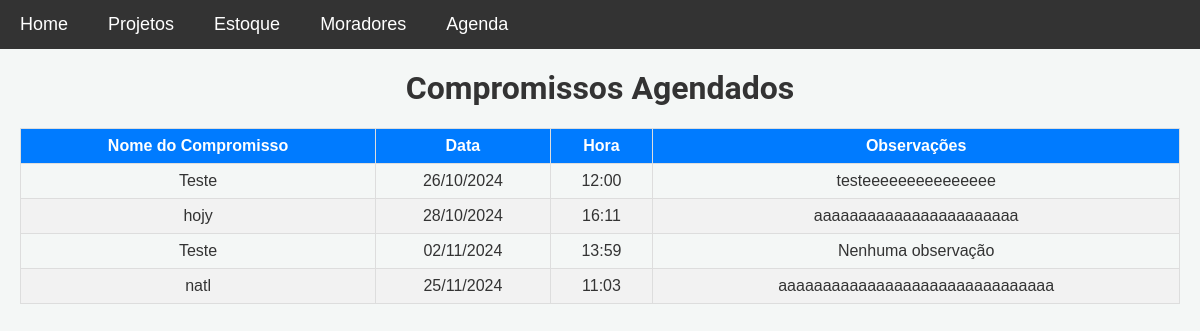
The page /compromissos on the database as committed earlier.
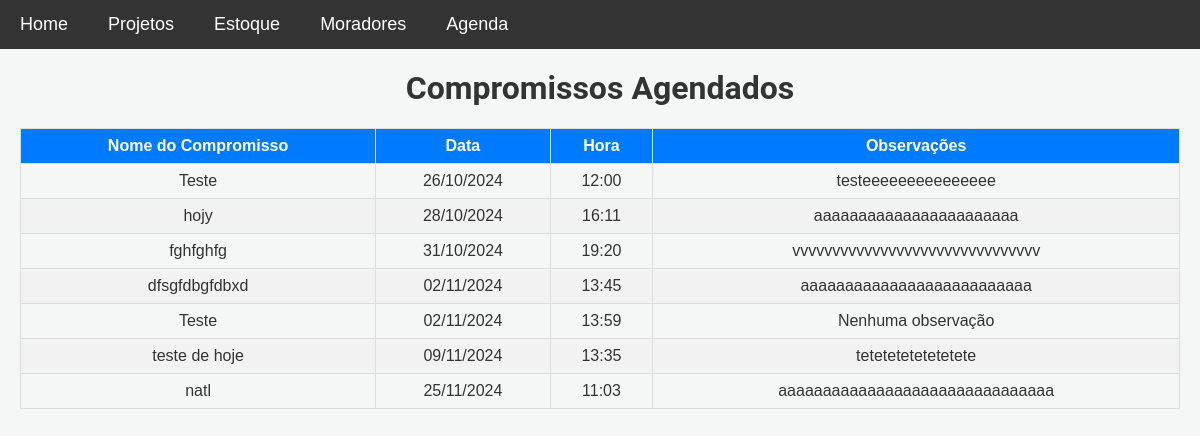
The same page on the database as committed later.
### models.py (models this page shows)
class Compromisso(db.Model):
    __tablename__ = 'compromissos'
    id = db.Column(db.Integer, primary_key=True)
    nome_compromisso = db.Column(db.String(100), nullable=False)
    data = db.Column(db.Date, nullable=False)
    hora = db.Column(db.Time, nullable=False)
    observacoes = db.Column(db.Text, nullable=True)
    data_criacao = db.Column(db.DateTime, default=datetime.utcnow)

### app.py (the view)
@app.route('/compromissos', methods=['GET'])
def listar_compromissos():
    compromissos = Compromisso.query.order_by(Compromisso.data, Compromisso.hora).all()
    return render_template('listar_compromissos.html', compromissos=compromissos)

### templates/listar_compromissos.html (shortened to what this page needs)
{% extends 'base.html' %}
{% block content %}
<div class="pagina-compromissos">
    <h1 class="text-center">Compromissos Agendados</h1>
    <table class="compromissos-table">
        <thead>
            <tr>
                <th>Nome do Compromisso</th>
                <th>Data</th>
                <th>Hora</th>
                <th>Observações</th>
            </tr>
        </thead>
        <tbody>
            {% for compromisso in compromissos %}
            <tr>
                <td>{{ compromisso.nome_compromisso }}</td>
                <td>{{ compromisso.data.strftime('%d/%m/%Y') }}</td>
                <td>{{ compromisso.hora.strftime('%H:%M') }}</td>
                <td>{{ compromisso.observacoes or 'Nenhuma observação' }}</td>
            </tr>
            {% else %}
            <tr>
                <td colspan="4" class="text-center">Nenhum compromisso agendado.</td>
            </tr>
            {% endfor %}
        </tbody>
    </table>
</div>
{% endblock %}

Rows that differ between the two databases and show on the page:
added Compromisso: nome_compromisso "fghfghfg", data "31/10/2024", hora "19:20", observacoes "vvvvvvvvvvvvvvvvvvvvvvvvvvvvvvv"
added Compromisso: nome_compromisso "dfsgfdbgfdbxd", data "02/11/2024", hora "13:45", observacoes "aaaaaaaaaaaaaaaaaaaaaaaaaa"
added Compromisso: nome_compromisso "teste de hoje", data "09/11/2024", hora "13:35", observacoes "tetetetetetetetete"
